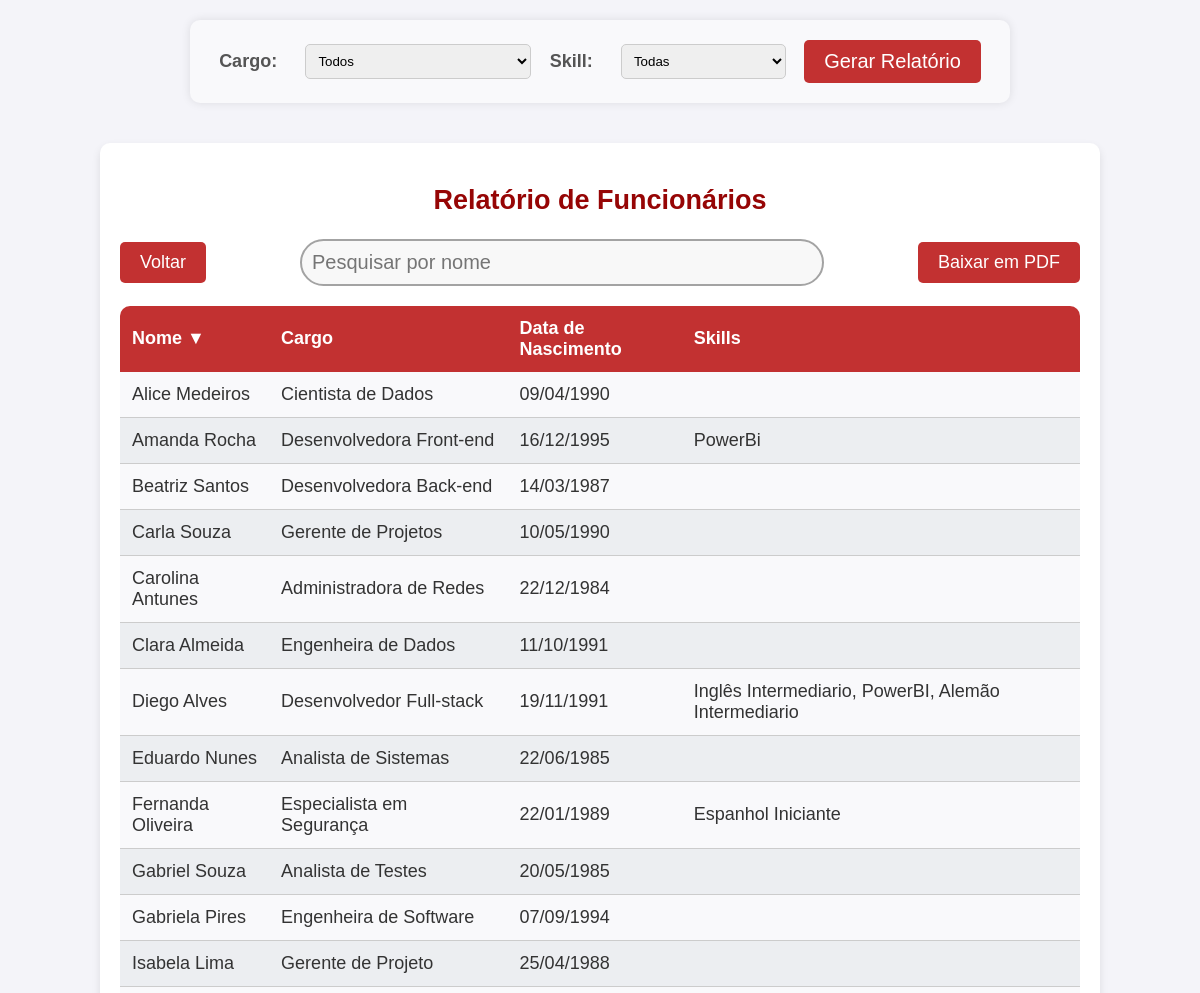
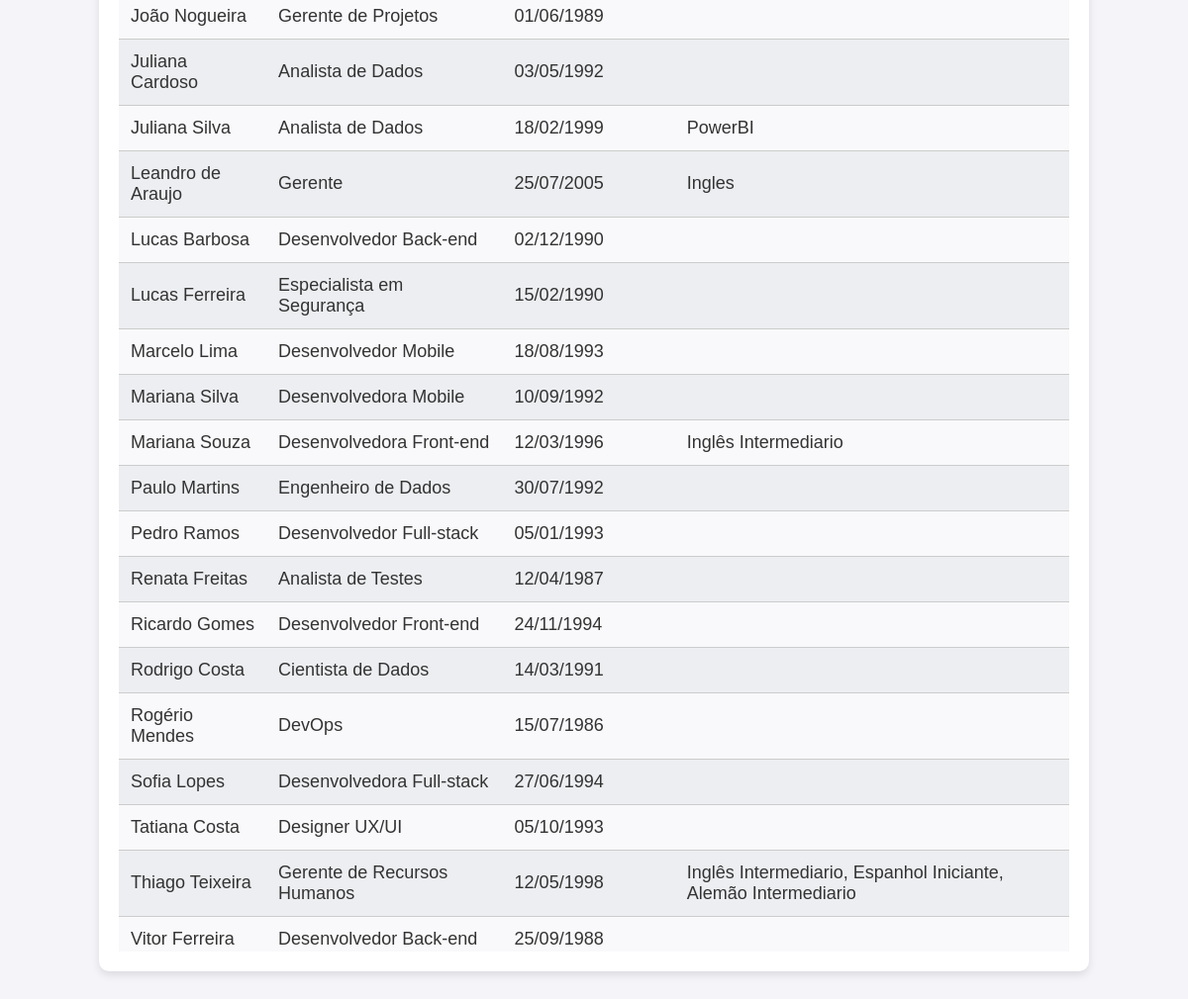
Screenshot of /relatorio/ (signed in) with the database file from the repository (2 pictures, top to bottom).
### app/models.py (models this page shows, shortened)
class Funcionario(models.Model):
    nome = models.CharField(max_length=100)
    cargo = models.CharField(max_length=50)
    data_nascimento = models.DateField()
    skills = models.ManyToManyField(Skill, blank=True)  # Relacionamento ManyToMany com Skill

class Skill(models.Model):
    nome = models.CharField(max_length=100)
    def __str__(self):
        return self.nome

### app/views.py (the view)
# urls.py: path('relatorio/', views.relatorio_dinamico, name='relatorio_dinamico'),
@login_required(login_url='login')
def relatorio_dinamico(request):
    cargo = request.GET.get('cargo')
    skill = request.GET.get('skill')
    funcionarios = Funcionario.objects.all()
    if cargo:
        funcionarios = funcionarios.filter(cargo=cargo)
    if skill:
        funcionarios = funcionarios.filter(skills__nome=skill)
    context = {
        'funcionarios': funcionarios,
        'cargos': Funcionario.objects.values_list('cargo', flat=True).distinct(),
        'skills': Skill.objects.all(),
    }
    return render(request, 'relatorio.html', context)

### app/templates/relatorio.html (shortened to what this page needs)
{% extends 'layout.html' %}
{% load static %}
{% block extrahead %}
    <link rel="stylesheet" href="{% static 'app/css/relatorio.css' %}">
{% endblock %}
{% block content %}
    <form class="formMain" method="get">
        <label for="cargo">Cargo:</label>
        <select name="cargo" id="cargo">
            <option value="">Todos</option>
        </select>
        <label for="skill">Skill:</label>
        <select name="skill" id="skill">
            <option value="">Todas</option>
        </select>
        <button type="submit">Gerar Relatório</button>
    </form>
    <div class="containerMain">
        <div class="topDiv">
            <h2>Relatório de Funcionários</h2>
            <div class="actions">
                <a href="{% url 'main' %}">Voltar</a>
                <input class="searchBar" type="text" id="searchInput" onkeyup="filterTable()" placeholder="Pesquisar por nome">
                <a href="{% url 'gerar_relatorio_pdf' %}" class="btn-download-pdf">Baixar em PDF</a>
            </div>
        </div>
        <div class="bottomDiv">
            <table id="funcionariosTabela">
                <thead>
                    <tr class="columns">
                        <th id="th1" onclick="sortTable(0)">Nome &#9660;</th>
                        <th id="th2" onclick="sortTable(1)">Cargo &#9650;</th>
                        <th id="th3" onclick="sortTable(2)">Data de Nascimento &#9650;</th>
                        <th>Skills</th>
                    </tr>
                </thead>
                <tbody>
                    {% for funcionario in funcionarios %}
                        <tr class="valuesColumns">
                            <td>{{ funcionario.nome }}</td>
                            <td>{{ funcionario.cargo }}</td>
                            <td>{{ funcionario.data_nascimento|date:"d/m/Y" }}</td>
                            <td>{{ funcionario.skills.all|join:", " }}</td>
                        </tr>
                    {% empty %}
                        <tr class="valuesColumns">
                            <td style="text-align: center; color: gray" colspan="4">Nenhum funcionário encontrado.</td>
                        </tr>
                    {% endfor %}
                </tbody>
            </table>
        </div>
    </div>
{% endblock %}

### app/static/app/css/relatorio.css (style rules this page uses)
body { font-family: 'Arial', sans-serif; background-color: #f4f4f9; margin: 20px 0 20px 0; padding: 0; color: #333; display: flex; flex-direction: column; align-items: center; font-size:18px; }
.containerMain { display: flex; flex-direction: column; width: 80%; height: 70vh; margin: 20px auto; padding: 20px; background-color: #fff; border-radius: 10px; box-shadow: 0 4px 8px rgba(0, 0, 0, 0.1); }
h2 { text-align: center; color: #960505; }
.formMain { display: flex; justify-content: space-around; align-items: center; margin-bottom: 20px; width: 65%; padding: 20px; background-color: #f9f9fb; border-radius: 10px; box-shadow: 0 0 10px rgba(0, 0, 0, 0.1); }
.formMain label { font-weight: bold; margin-right: 10px; color: #555; }
.formMain select { padding: 8px; border-radius: 5px; border: 1px solid #ccc; outline: none; transition: border-color 0.3s; }
button[type="submit"] { padding: 10px 20px; background-color: #c23131; color: white; border: none; border-radius: 5px; cursor: pointer; transition: background-color 0.3s; font-size: 20px; }
.bottomDiv { overflow-y: scroll; }
.searchBar { display: flex; font-size: 20px; width: 100%; max-width: 500px; padding: 10px; background-color: rgb(248, 248, 248); border: 2px solid rgb(163, 163, 163); border-radius: 30px; }
table { width: 100%; border-collapse: separate; border-spacing: 0; border-radius: 10px; overflow: hidden; }
thead { background-color: #c23131; color: white; cursor: pointer; }
thead th { transition: .2s; }
.columns th { padding: 12px; text-align: left; font-weight: bold; }
tbody tr { background-color: #f9f9fb; }
tbody tr:nth-child(even) { background-color: #eceef1; }
.valuesColumns td { padding: 12px; border-bottom: 1px solid #ccc; }
.valuesColumns:last-child td { border-bottom: none; }
a { display: inline-block; padding: 10px 20px; background-color: #c23131; color: white; text-decoration: none; border-radius: 5px; transition: background-color 0.3s; }
.topDiv { text-align: center; }
.actions { display: flex; margin: 20px 0; flex-direction: row; align-items: center; justify-content: space-between; }

### rows the page displays
Funcionario: nome "Mariana Souza", cargo "Desenvolvedora Front-end", data_nascimento "12/03/1996", skills.all "Inglês Intermediario"
Funcionario: nome "Diego Alves", cargo "Desenvolvedor Full-stack", data_nascimento "19/11/1991", skills.all "Inglês Intermediario, PowerBI, Alemão Intermediario"
Funcionario: nome "Isabela Lima", cargo "Gerente de Projeto", data_nascimento "25/04/1988"
Funcionario: nome "Lucas Barbosa", cargo "Desenvolvedor Back-end", data_nascimento "02/12/1990"
Funcionario: nome "Tatiana Costa", cargo "Designer UX/UI", data_nascimento "05/10/1993"
Funcionario: nome "Rogério Mendes", cargo "DevOps", data_nascimento "15/07/1986"
Funcionario: nome "Juliana Cardoso", cargo "Analista de Dados", data_nascimento "03/05/1992"
Funcionario: nome "Eduardo Nunes", cargo "Analista de Sistemas", data_nascimento "22/06/1985"
Funcionario: nome "Gabriela Pires", cargo "Engenheira de Software", data_nascimento "07/09/1994"
Funcionario: nome "Fernanda Oliveira", cargo "Especialista em Segurança", data_nascimento "22/01/1989", skills.all "Espanhol Iniciante"
Funcionario: nome "Marcelo Lima", cargo "Desenvolvedor Mobile", data_nascimento "18/08/1993"
Funcionario: nome "Renata Freitas", cargo "Analista de Testes", data_nascimento "12/04/1987"
Funcionario: nome "Paulo Martins", cargo "Engenheiro de Dados", data_nascimento "30/07/1992"
Funcionario: nome "Amanda Rocha", cargo "Desenvolvedora Front-end", data_nascimento "16/12/1995", skills.all "PowerBi"
Funcionario: nome "Vitor Ferreira", cargo "Desenvolvedor Back-end", data_nascimento "25/09/1988"
Funcionario: nome "Carla Souza", cargo "Gerente de Projetos", data_nascimento "10/05/1990"
Funcionario: nome "Sofia Lopes", cargo "Desenvolvedora Full-stack", data_nascimento "27/06/1994"
Funcionario: nome "Rodrigo Costa", cargo "Cientista de Dados", data_nascimento "14/03/1991"
Funcionario: nome "Lucas Ferreira", cargo "Especialista em Segurança", data_nascimento "15/02/1990"
Funcionario: nome "Mariana Silva", cargo "Desenvolvedora Mobile", data_nascimento "10/09/1992"
Funcionario: nome "Gabriel Souza", cargo "Analista de Testes", data_nascimento "20/05/1985"
Funcionario: nome "Clara Almeida", cargo "Engenheira de Dados", data_nascimento "11/10/1991"
Funcionario: nome "Ricardo Gomes", cargo "Desenvolvedor Front-end", data_nascimento "24/11/1994"
Funcionario: nome "Beatriz Santos", cargo "Desenvolvedora Back-end", data_nascimento "14/03/1987"
Funcionario: nome "João Nogueira", cargo "Gerente de Projetos", data_nascimento "01/06/1989"
Funcionario: nome "Carolina Antunes", cargo "Administradora de Redes", data_nascimento "22/12/1984"
Funcionario: nome "Pedro Ramos", cargo "Desenvolvedor Full-stack", data_nascimento "05/01/1993"
Funcionario: nome "Alice Medeiros", cargo "Cientista de Dados", data_nascimento "09/04/1990"
Funcionario: nome "Juliana Silva", cargo "Analista de Dados", data_nascimento "18/02/1999", skills.all "PowerBI"
Funcionario: nome "Thiago Teixeira", cargo "Gerente de Recursos Humanos", data_nascimento "12/05/1998", skills.all "Inglês Intermediario, Espanhol Iniciante, Alemão Intermediario"
Funcionario: nome "Leandro de Araujo", cargo "Gerente", data_nascimento "25/07/2005", skills.all "Ingles"
